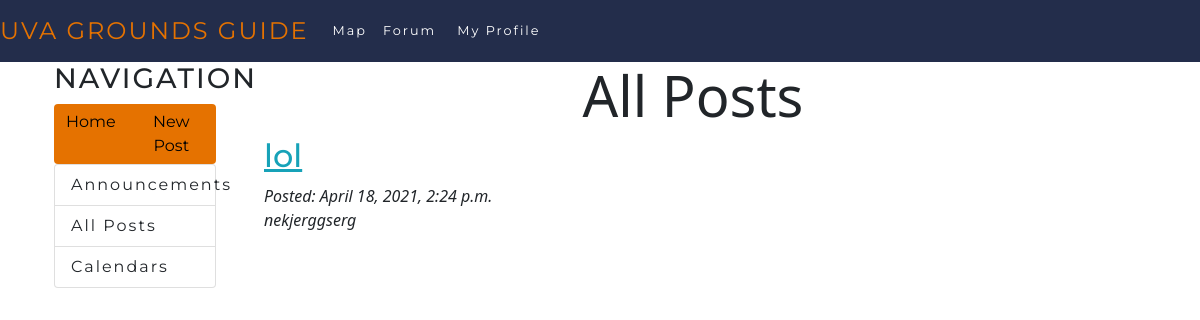
The page /forum/posts/ (signed in) on the database as committed earlier.
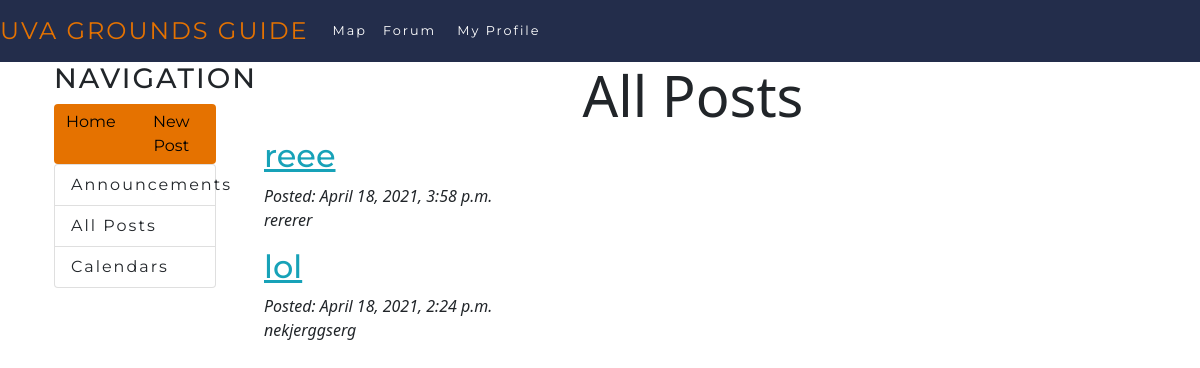
The same page on the database as committed later.
### forum/models.py (models this page shows, shortened)
class Post(models.Model):
    title = models.CharField(max_length=200)
    detail = models.TextField()
    pub_date = models.DateTimeField(auto_now_add=True)

### forum/views.py (the view)
# urls.py: path('posts/', views.PostView.as_view(), name='posts'),
class PostView(generic.ListView):
    model = Post
    template_name = 'forum/posts.html'
    context_object_name = 'all_posts'
    def get_queryset(self):
        return Post.objects.order_by('-pub_date')

### forum/templates/forum/posts.html
{% extends "forum/base.html" %}
{% load socialaccount %}
{% load static %}
{% block body %}
<center>
    <h1 class=display-4>All Posts</h1>
</center>
{% if all_posts %}
{% for post in all_posts %}
<div class="container">
    <h2><a href="/forum/{{ post.id }}/">{{ post.title }}</a></h2>
    <p style='font-style: italic;'>Posted: {{post.pub_date}}
        <br>{{post.detail|truncatewords:"200"}}</p>
</div>
{% endfor %}
{% else %}
    <p>No posts are available.</p>
{% endif %}
{% endblock %}

Rows that differ between the two databases and show on the page:
added Post: title "reee", pub_date "April 18, 2021, 3:58 p.m.", detail "rererer"
